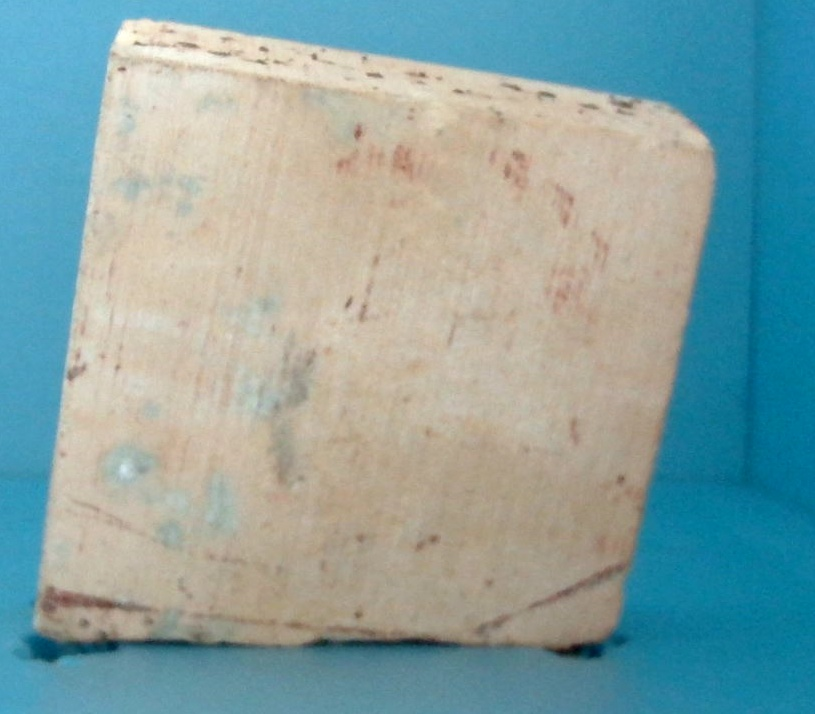
#> input picture roi2.jpg, 815 x 714 px
$ python harris.py
#> lines starting #> are read from the running program, lines starting #| are printed output that depends on the picture; after the words box and inside, x2 and y2 are one past the last pixel; in counts of white or black regions, pixels touching at a corner belong together
import cv2
import numpy as np

img = cv2.imread('roi2.jpg')
#> img is the input picture: shape (714, 815, 3); mean B, G, R 162.6, 162.9, 136.1

gray = cv2.cvtColor(img,cv2.COLOR_BGR2GRAY)
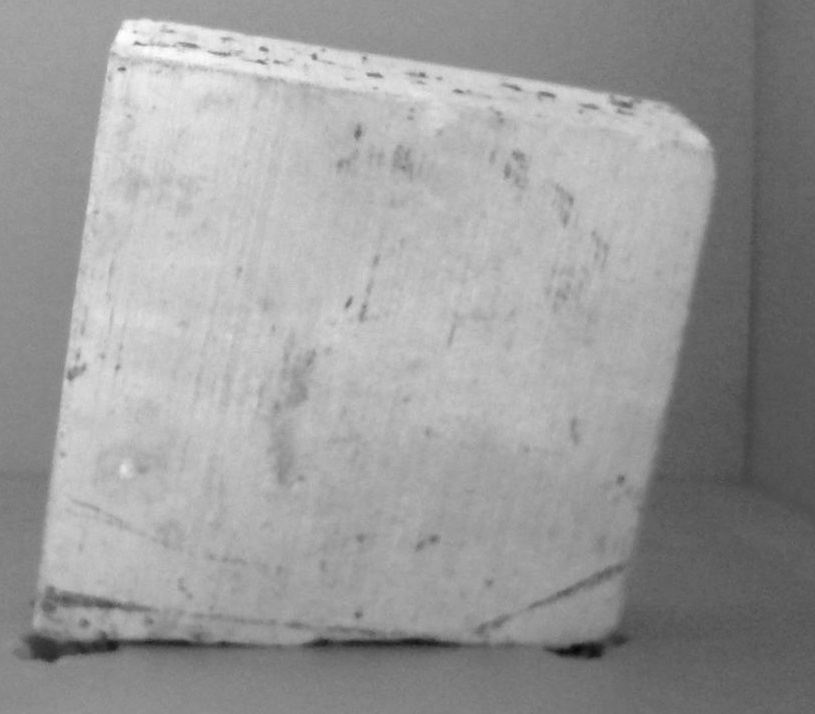
#> gray: shape (714, 815); min 3, max 254, mean 154.9

gray = np.float32(gray)

dst = cv2.cornerHarris(gray,3,31,0.04)
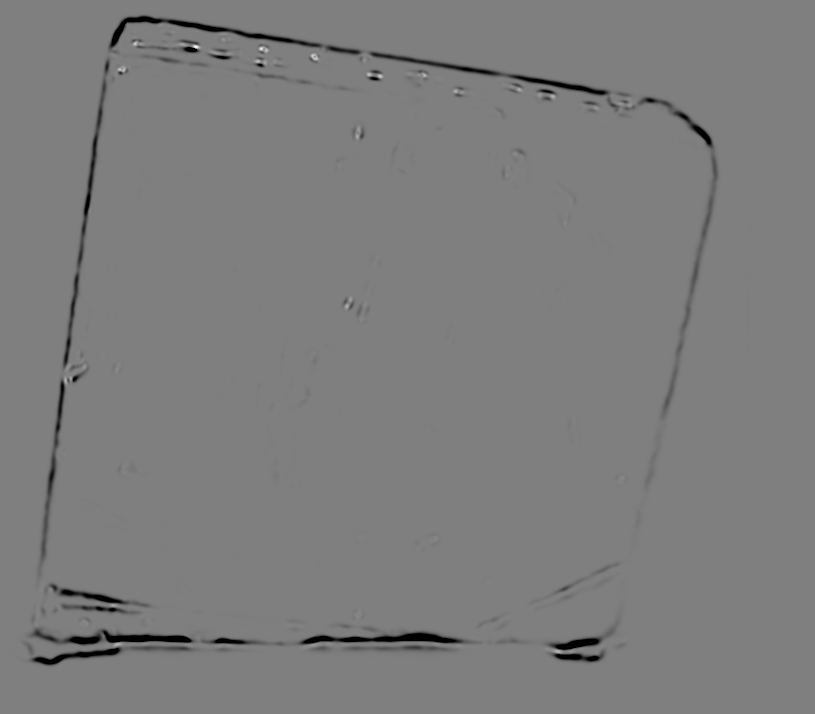
#> dst: shape (714, 815) float32; 0.51% of the values are NaN or infinite; the others: min -1.36e+37, max 1.36e+37, mean -inf; drawn with min black, max white, NaN and infinite black

img[dst > 0.01 * dst.max() ] = [0,0,255]
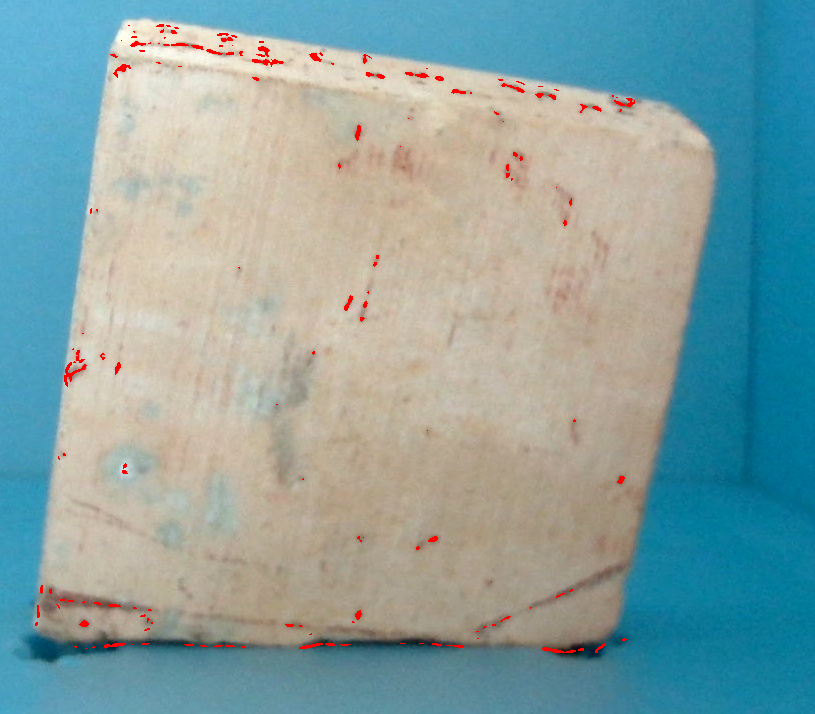
#> img: shape (714, 815, 3); 0.54% of pixels changed, all inside (x1, y1, x2, y2) = (35, 24, 635, 653)

while True:
    cv2.imshow("corners",img)
    if cv2.waitKey(1000//25) & 0xff == ord("q"):
#> (key q is pressed here)
        break
cv2.destroyAllWindows()

$ run again, with roi1.jpg copied over roi2.jpg
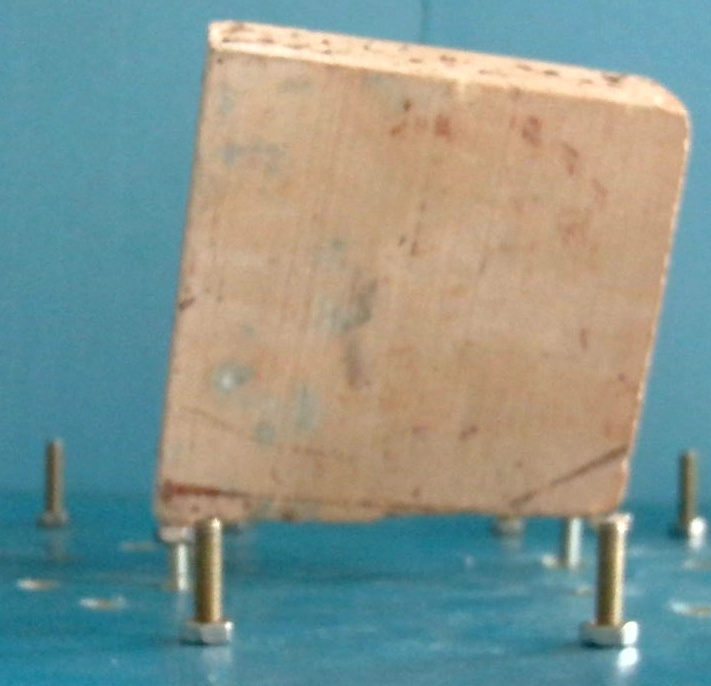
#> input picture roi1.jpg, 711 x 686 px
#> img is the input picture: shape (686, 711, 3); mean B, G, R 143.2, 150, 133.3
#> `gray = cv2.cvtColor(img,cv2.COLOR_BGR2GRAY)`:
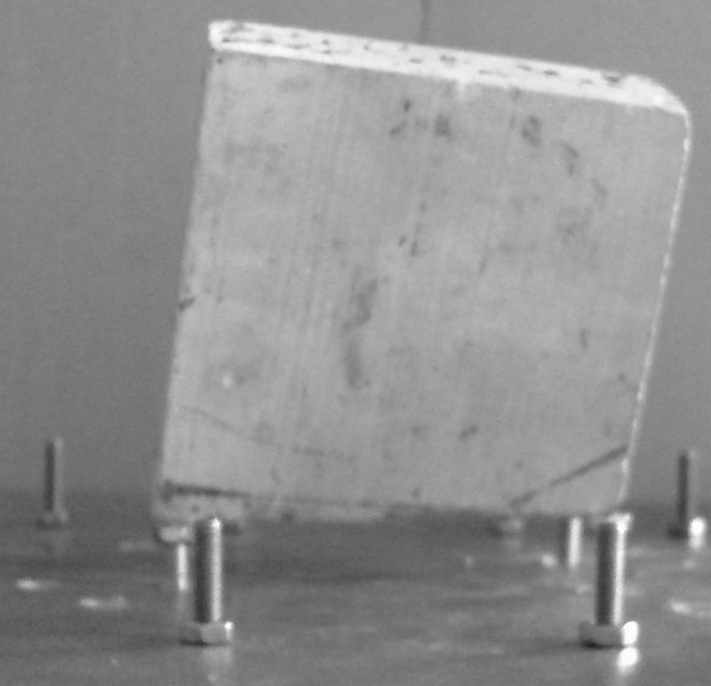
#> gray: shape (686, 711); min 35, max 255, mean 144.3
#> `dst = cv2.cornerHarris(gray,3,31,0.04)`:
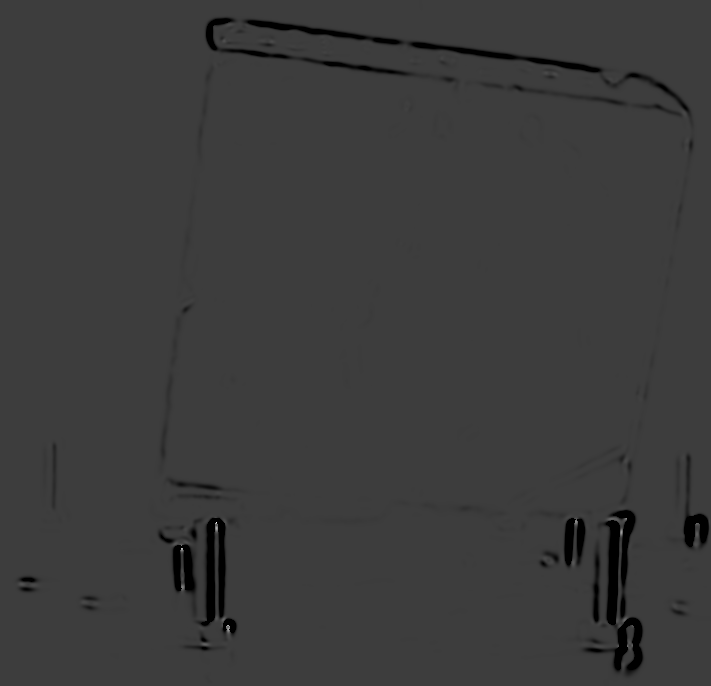
#> dst: shape (686, 711) float32; 1.46% of the values are NaN or infinite; the others: min -1.36e+37, max 4.3e+37, mean -inf; drawn with min black, max white, NaN and infinite black

$ run again, with roi4.jpg copied over roi2.jpg
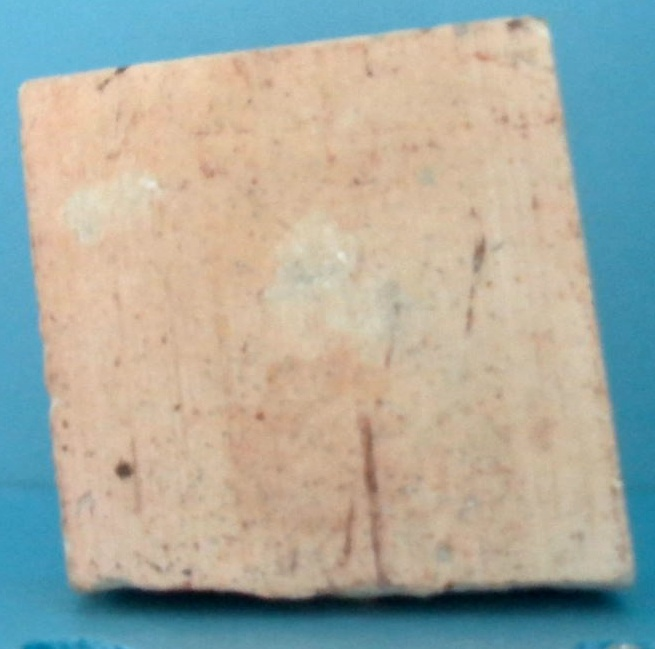
#> input picture roi4.jpg, 655 x 649 px
#> img is the input picture: shape (649, 655, 3); mean B, G, R 161.3, 171.7, 168.2
#> `gray = cv2.cvtColor(img,cv2.COLOR_BGR2GRAY)`:
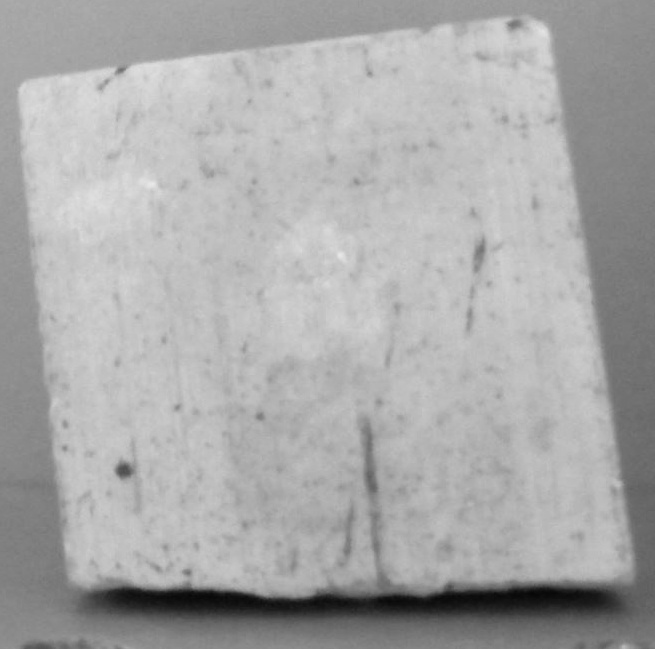
#> gray: shape (649, 655); min 6, max 233, mean 169.4
#> `dst = cv2.cornerHarris(gray,3,31,0.04)`:
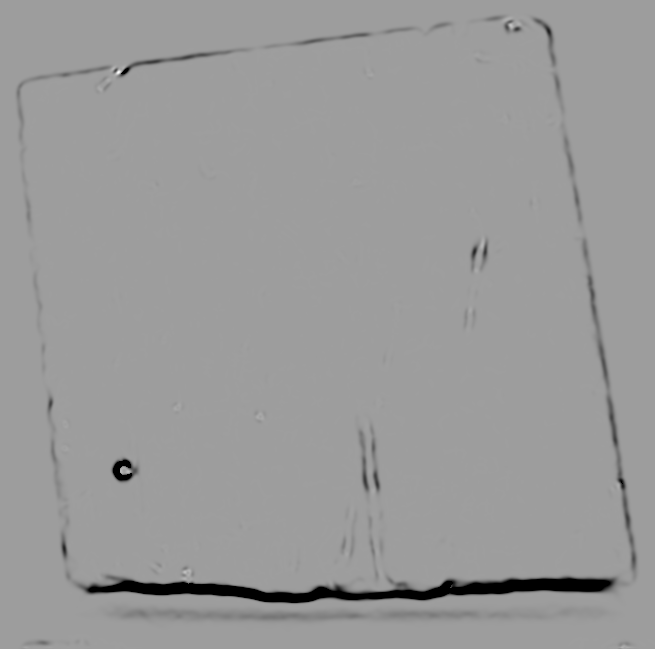
#> dst: shape (649, 655) float32; 1.15% of the values are NaN or infinite; the others: min -1.36e+37, max 8.32e+36, mean -inf; drawn with min black, max white, NaN and infinite black
